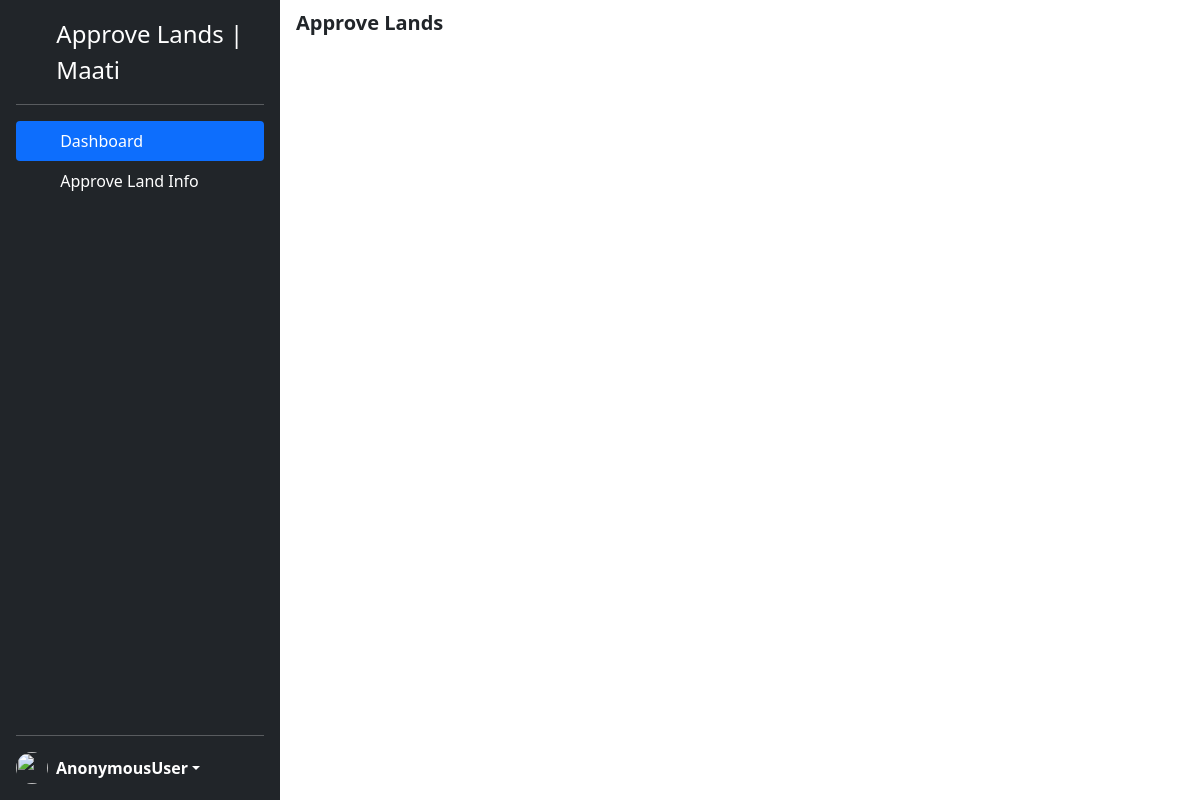
The app's page /approve/, older data.
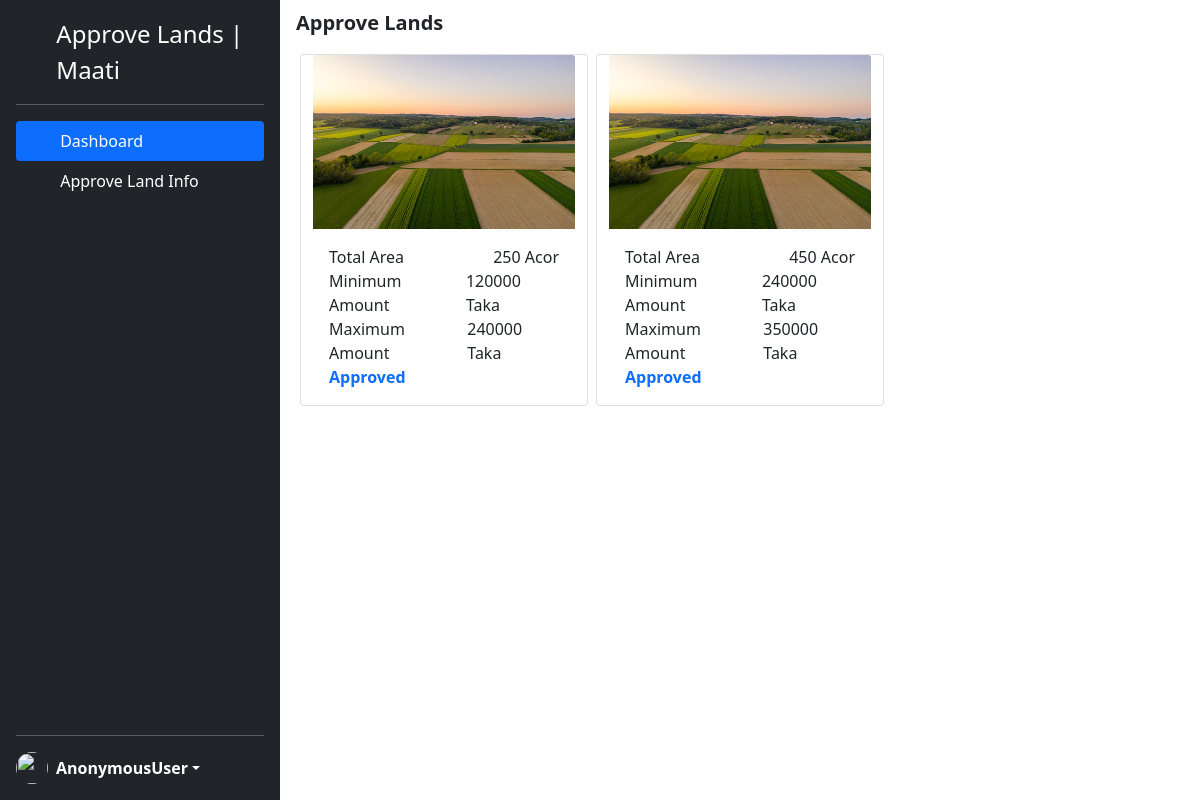
The same page, newer data.
### main/models.py (models this page shows)
class LandInformation(models.Model):
    total_area = models.CharField(max_length=120)
    minimum_price = models.CharField(max_length=120)
    maximum_price = models.CharField(max_length=120)
    longitude = models.CharField(max_length=120)
    latitude = models.CharField(max_length=120)
    land_image = models.ImageField(upload_to="land/")
    land_paper_images_first = models.ImageField(upload_to="papers/", default="_")
    land_paper_images_second = models.ImageField(upload_to="papers/",  default="_")
    land_paper_images_third = models.ImageField(upload_to="papers/",  default="_")
    is_approved = models.BooleanField(default=True)

### main/views.py (the view)
# urls.py: path('approve/', views.approve_lands, name="approve"),
def approve_lands(request):
    if request.method == "POST":
        land = request.POST.get('land')
        LandInformation.objects.filter(pk=land).update(is_approved=True)
    lands = LandInformation.objects.all()
    context = {"title": "Approve Lands | Maati", "lands": lands}
    return render(request, 'approve_land.html', context)

### main/templates/approve_land.html (shortened to what this page needs)
{% extends 'base.html' %}
{% block main_content %}
<div class="w-100">
    <div class="ms-2 mt-2">
        <p class="fs-5 fw-bolder ms-2">Approve Lands</p>
        <div class="row ms-1">
            {%for i in lands%}
            <div class="card ms-2 mb-2" style="width: 18rem">
                <img src="{{i.land_image.url}}" class="card-img-top" alt="..." />
                <div class="card-body">
                    <div class="d-flex justify-content-between">
                        <div>Total Area</div>
                        <div>{{i.total_area}} Acor</div>
                    </div>
                    <div class="d-flex justify-content-between">
                        <div>Minimum Amount</div>
                        <div>{{i.minimum_price}} Taka</div>
                    </div>
                    <div class="d-flex justify-content-between">
                        <div>Maximum Amount</div>
                        <div>{{i.maximum_price}} Taka</div>
                    </div>
                    <form method="POST">
                        {%if i.is_approved == True%}
                        <div class="text-primary fw-bold">Approved</div>
                        {%else%}
                        <button class="btn btn-primary">Approve</button>
                        {%endif%}
                    </form>
                </div>
            </div>
            {%endfor%}
        </div>
    </div>
</div>
{% endblock main_content %}

Row changes from the older to the newer data that the page shows:
added LandInformation: land_image (picture), total_area "250", minimum_price "120000", maximum_price "240000", is_approved "Approved"
added LandInformation: land_image (picture), total_area "450", minimum_price "240000", maximum_price "350000", is_approved "Approved"
